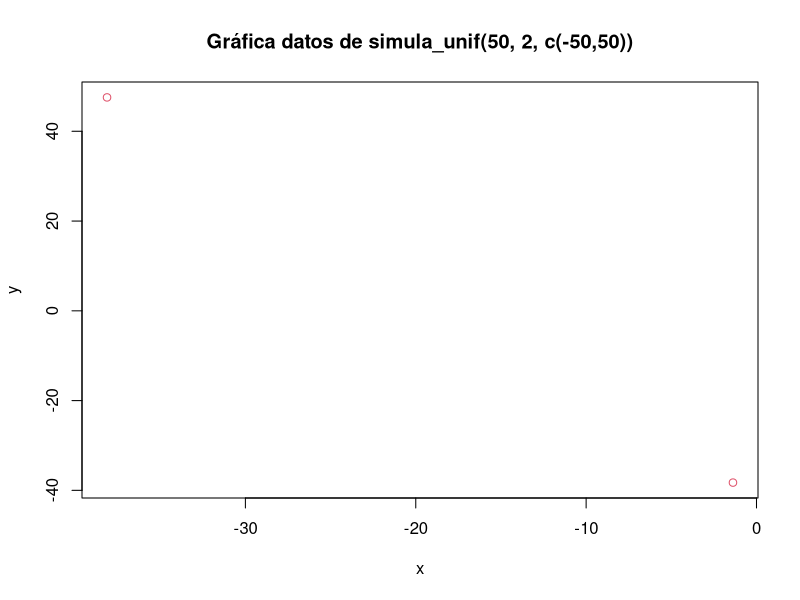
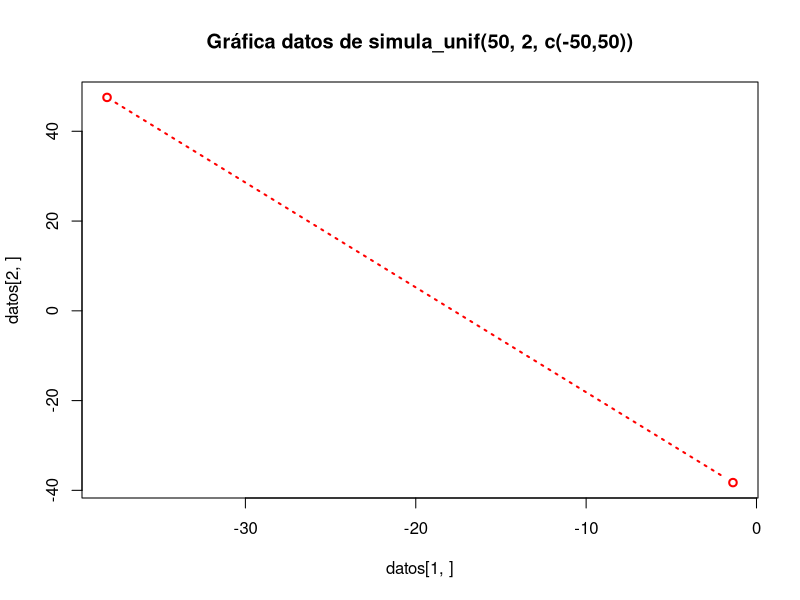
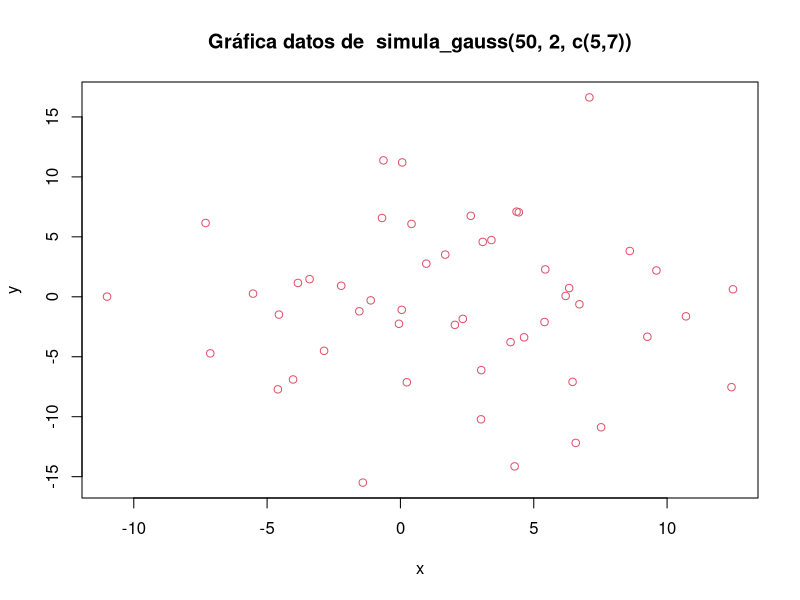
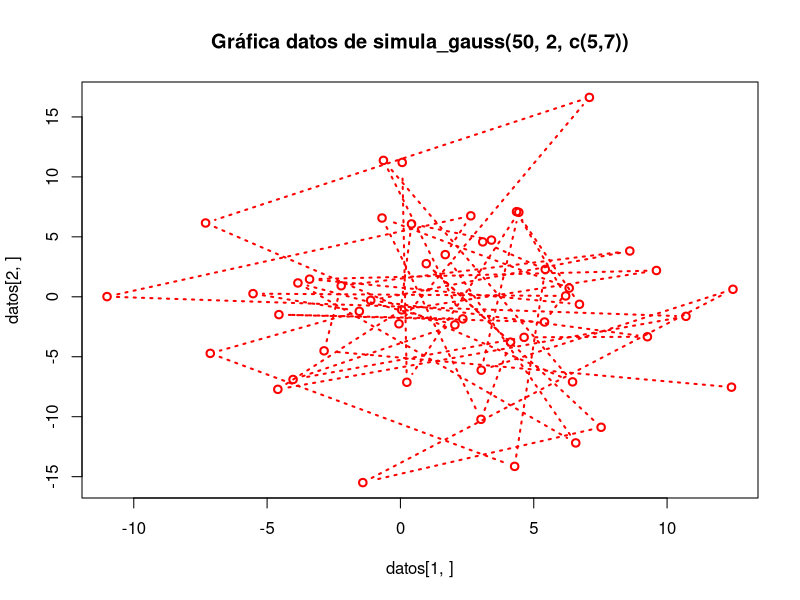
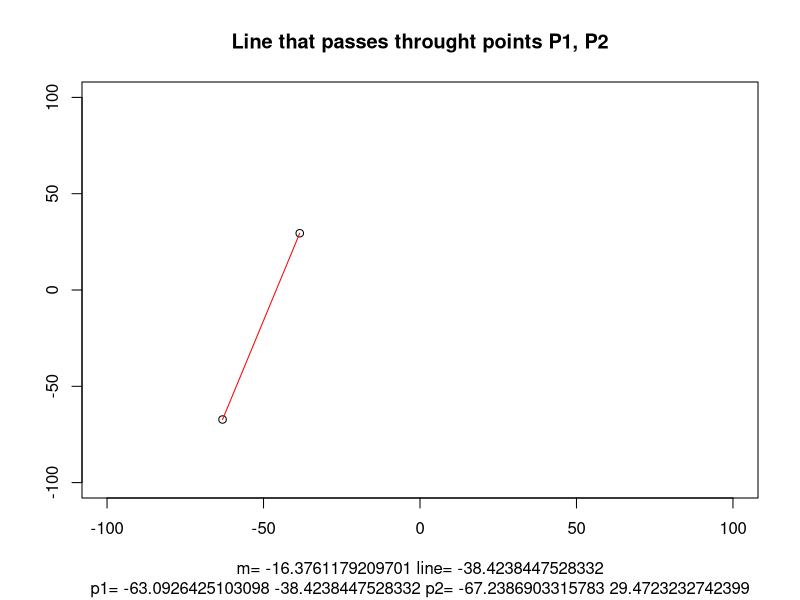
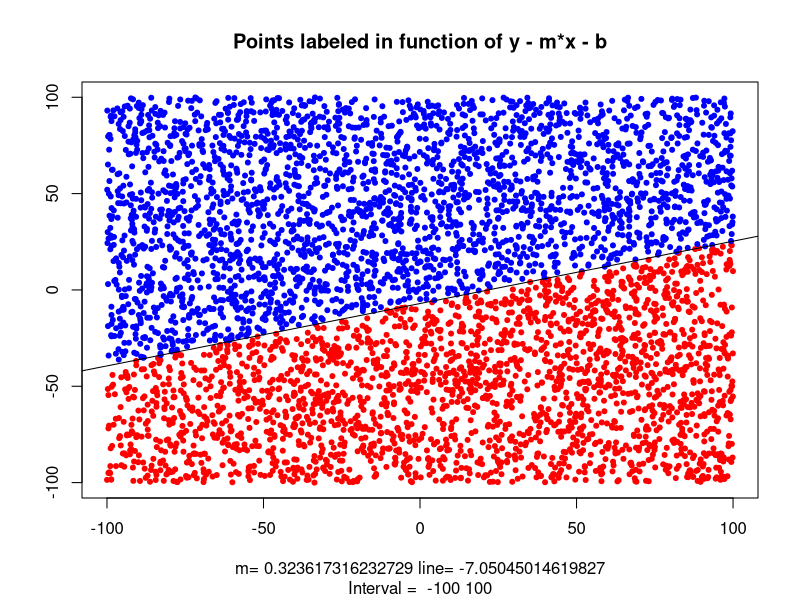
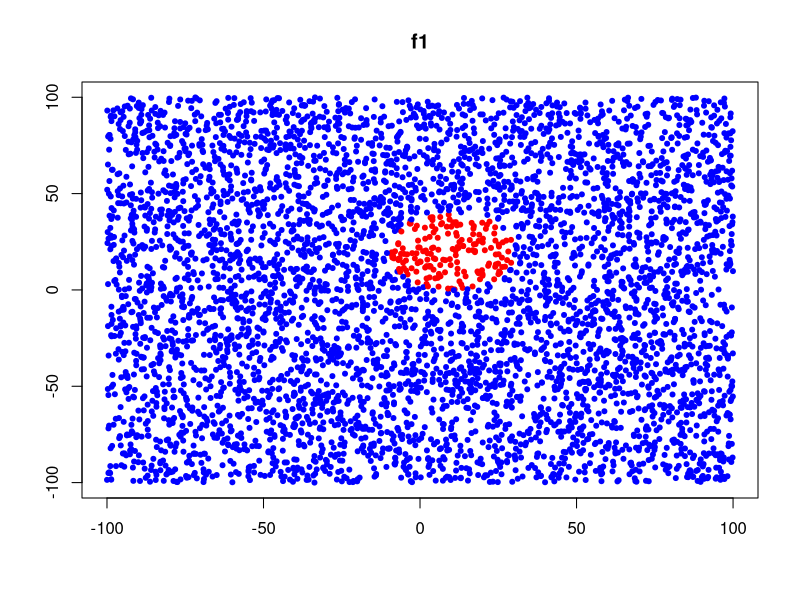
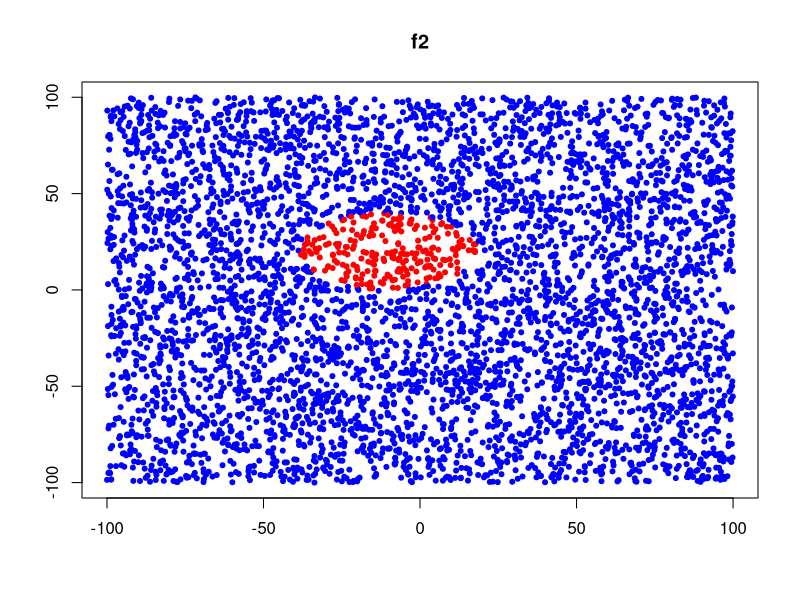

These charts were generated, in order, by the following R code:
## ---- chunk 1
knitr::opts_chunk$set(echo = TRUE)
set.seed(1000000007)
## ---- chunk 2
simula_unif <- function(N, dimen = 1, rango = c(0:1)) {
  # Generate a list of vectors populated with uniform distributed random numbers
  #
  # Args:
  #   N: Length of the list
  #   dimen: The dimension of each vector in the list
  #   rango: Range to use generating the numbers
  #
  # Returns:
  #   A list of vectors populated randomly
  array(runif(dimen*N, rango[1], rango[2]), dim = c(N, dimen))
}

simula_unif(10, 5, c(10,100))
simula_unif(10, 2)
simula_unif(10)
## ---- chunk 3
simula_gauss <- function(N, dimen = 1, sig = 1){
  # Generate a list of vectors populated using the normal (Gaussian) distribution
  #
  # Args:
  #   N: Length of the list
  #   dimen: The dimension of each vector in the list
  #   sigma: Vector of Standard deviations
  #
  # Returns:
  #   A list of vectors populated randomly
  array(rnorm(dimen*N, sd = sig), dim = c(dimen, N))
}

simula_gauss(10, 5, c(1,2))
## ---- chunk 4
datos = simula_unif(50, 2, c(-50,50)); datos
plot(datos[1,],datos[2,], col=2, xlab="x",ylab="y", 
     main="Gráfica datos de simula_unif(50, 2, c(-50,50))")
plot(datos[1,],datos[2,], col = "red", type = "b", 
     main = "Gráfica datos de simula_unif(50, 2, c(-50,50))", lwd = 2, lty = 3)
## ---- chunk 5
datos = simula_gauss(50, 2, c(5,7)); datos

plot(datos[1,],datos[2,], col=2, xlab="x",ylab="y", 
     main="Gráfica datos de  simula_gauss(50, 2, c(5,7))")
# points(datos[1,],datos[2,])
plot(datos[1,],datos[2,], col = "red", type = "b",
     main = "Gráfica datos de simula_gauss(50, 2, c(5,7))", lwd = 2, lty = 3)
## ---- chunk 6

simula_recta <- function(interval = c(-50, 50)){
  # Computes the slope and intercept values of two points in the given interval
  #
  # Args:
  #   interval: Interval from which to pick to random points
  #
  # Returns:
  #   A vector [m, l, p1, p2] where:
  #     - m is the slope 
  #     - l is the intercept
  #     - p1, p2, are the points randomly selected
  p1 = runif(2, interval[1], interval[2]);
  p2 = runif(2, interval[1], interval[2]);
  
  ## Compute the slope
  m = (p1[2] - p2[2]) / (p1[1] - p2[1])
  
  # Compute y − y1 = m(x − x1)
  line = m * (p1[1] - p2[1]) + p2[2]
  
  c(m, line, p1, p2)
}

interval = c(-100, 100);
result = simula_recta(interval)
m = result[1]
line = result[2]
p1 = c(result[3],result[4])
p2 = c(result[5], result[6])
data = rbind(p1, p2)

plot(interval, interval, type= "n", 
     sub = paste(c("p1=", p1, "p2=", p2), collapse = " "), 
     main = "Line that passes throught points P1, P2",
     xlab = paste(c("m=", m, "line=", line), collapse = " "),
     ylab = "")
points(p1, p2)
lines(p1, p2, lty="solid", col="red")
## ---- chunk 7
interval = c(-100, 100)
# Generate a set of points
x = simula_unif(5000, 2, interval);

fsign <- function(x, y, m, b){
  # Function to label a 2D Point
  y - m*x - b
}

straight = simula_recta(interval)
m = straight[1]
line = straight[2]
p1 = c(straight[3],straight[4])
p2 = c(straight[5], straight[6])

# Apply fsign to each point of the set, each x,y will be passed to fsign
result = mapply(fsign, x[,1], x[,2], m = m, b = line)
# Label the result with -1/1
result[result >= 0] = 1
result[result < 0] = -1
# Create a data frame to store the result
datafsign = data.frame(x = x[,1], y = x[,2], result = result)

# Draw the result
plot(datafsign$x,datafsign$y, col=ifelse(datafsign$result == 1, "blue", "red"), pch=20,
     main = "Points labeled in function of y - m*x - b",
     xlab = paste(c("m=", m, "line=", line), collapse = " "),
     sub = paste(c("Interval = ", interval), collapse = " "),
     ylab = "")
abline(line,m)
## ---- chunk 8
# Define the functions
f1 <- function(x, y) {
  (x - 10) ^ 2 + (y - 20) ^ 2 - 400
}
f2 <- function(x, y){
  0.5 * (x + 10)^2 + (y - 20)^2 - 400
}
f3 <- function(x, y){
  0.5 * (x - 10)^2 - (y + 20)^2 - 400
}
f4 <- function(x, y){
  y - 20*x^2 - 5*x + 3
}

# Generate a vector of functions
multi.fun <- function(x, y) {
      c(f1 = f1(x, y), f2 = f2(x, y), f3 = f3(x, y), f4 = f4(x, y))
}

# Apply the functions
result = mapply(multi.fun, x[,1], x[,2])

# Label the results
result[result >= 0] = 1
result[result < 0] = -1

# Create a data frame to store the result
datafunctions = data.frame(x = x[,1], y = x[,2], 
                  f1 = result[1,], f2 = result[2,], f3 = result[3,], f4 = result[4,])

# Draw the result
plot(datafunctions$x,datafunctions$y, 
     col=ifelse(datafunctions$f1==1, "blue", "red"), 
     pch=20,
     main = "f1",
     ylab = "",
     xlab = "")
plot(datafunctions$x,datafunctions$y, 
     col=ifelse(datafunctions$f2==1, "blue", "red"), 
     pch=20,
     main = "f2",
     ylab = "",
     xlab = "")
plot(datafunctions$x,datafunctions$y, 
     col=ifelse(datafunctions$f3==1, "blue", "red"), 
     pch=20,
     main = "f3",
     ylab = "",
     xlab = "")
plot(datafunctions$x,datafunctions$y, 
     col=ifelse(datafunctions$f4==1, "blue", "red"), 
     pch=20,
     main = "f4",
     ylab = "",
     xlab = "")
## ---- chunk 9
getPercentageOfData <- function(x, condition = 1, percentage = .1){
  # Get the percentage of samples that meet condition
  #
  # Args:
  #   x: A vector containing the data
  #   condition: Condition that the data need to satisfy
  #   percentaje: What percentage of samples to get
  #
  # Returns:
  #   Indexes of the percentage of the samples that meet the condition
  meetCondition = which(x == condition)
  sample(meetCondition, length(meetCondition) * percentage)
}

# Get a 10% of samples labeled with a 1
indexPositive = getPercentageOfData(datafsign$result)
datafsign$result[indexPositive] = -1

indexNegative = getPercentageOfData(datafsign$result, -1)
datafsign$result[indexNegative] = 1

# Draw the result
plot(datafsign$x,datafsign$y, col=ifelse(datafsign$result == 1, "blue", "red"), pch=20,
     main = "Points labeled in function of y - m*x - b",
     xlab = paste(c("m=", m, "line=", line), collapse = " "),
     sub = paste(c("Interval = ", interval), collapse = " "),
     ylab = "")
abline(line,m)
## ---- chunk 10
# Get a 10% of samples labeled with a 1 in all 4 functions
indexPositive = lapply(datafunctions[3:6], getPercentageOfData)
# Change 1 by -1
datafunctions$f1[indexPositive$f1] = -1
datafunctions$f2[indexPositive$f2] = -1
datafunctions$f3[indexPositive$f3] = -1
datafunctions$f4[indexPositive$f4] = -1

# Get a 10% of samples labeled with a 1 in all 4 functions
indexNegative = lapply(datafunctions[3:6], getPercentageOfData, condition = -1)
# Change -1 by 1
datafunctions$f1[indexNegative$f1] = 1
datafunctions$f2[indexNegative$f2] = 1
datafunctions$f3[indexNegative$f3] = 1
datafunctions$f4[indexNegative$f4] = 1

# Draw the result
par(mfrow = c(2,2))
plot(datafunctions$x,datafunctions$y, 
     col=ifelse(datafunctions$f1==1, "blue", "red"), 
     pch=20,
     main = "f1",
     ylab = "",
     xlab = "")
plot(datafunctions$x,datafunctions$y, 
     col=ifelse(datafunctions$f2==1, "blue", "red"), 
     pch=20,
     main = "f2",
     ylab = "",
     xlab = "")
plot(datafunctions$x,datafunctions$y, 
     col=ifelse(datafunctions$f3==1, "blue", "red"), 
     pch=20,
     main = "f3",
     ylab = "",
     xlab = "")
plot(datafunctions$x,datafunctions$y, 
     col=ifelse(datafunctions$f4==1, "blue", "red"), 
     pch=20,
     main = "f4",
     ylab = "",
     xlab = "")
